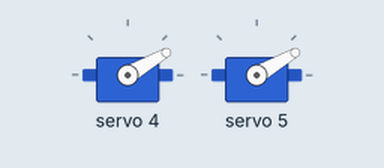
This program was run on a simulated ESP32. Shown: 2 × servo.

Above: at 0.05 s.
At 0.4 s:
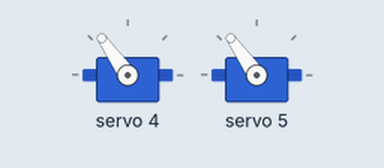
At 0.8 s:
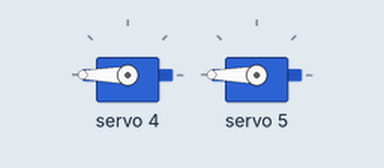
At 1.55 s:
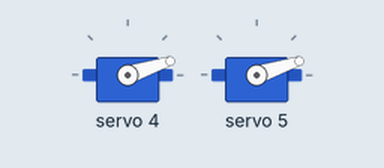
Timing chart, 0 to 3.6 s (numbered marks = the images above):
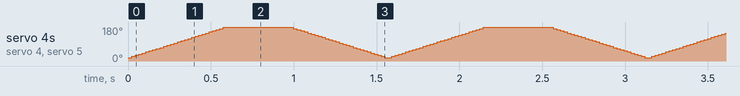

The program:

main.cpp
```cpp
#include <Wire.h>
#include "flight_controller.hpp"

flight_controller::PWMDriver pwm;
flight_controller::Servo aileron_left(flight_controller::Channel(4), &pwm);
flight_controller::Servo aileron_right(flight_controller::Channel(5), &pwm);

void setup() {
    Wire.begin();
    pwm.begin();
    pwm.setPWMFreq(PWM_FREQUENCY);

    aileron_left.setAngle(flight_controller::Angle(90));
    aileron_right.setAngle(flight_controller::Angle(90));
}

void loop() {
    for (int angle = 0; angle <= 180; angle += 5) {
        aileron_left.setAngle(flight_controller::Angle(angle));
        aileron_right.setAngle(flight_controller::Angle(angle));
        delay(20);
    }
    for (int angle = 180; angle >= 0; angle -= 5) {
        aileron_left.setAngle(flight_controller::Angle(angle));
        aileron_right.setAngle(flight_controller::Angle(angle));
        delay(20);
    }
}
```

flight_controller.cpp
```cpp
#include <Arduino.h>
#include <Wire.h>
#include <Adafruit_PWMServoDriver.h>
#include "flight_controller.hpp"

#define SERVOMIN  150
#define SERVOMAX  600

namespace flight_controller {
    PWMDriver::PWMDriver() : pwm(Adafruit_PWMServoDriver()) {}

    void PWMDriver::begin() {
        pwm.begin();
    }

    void PWMDriver::setPWMFreq(float freq) {
        pwm.setPWMFreq(freq);
    }

    void PWMDriver::setPWM(uint8_t channel, uint16_t on, uint16_t off) {
        pwm.setPWM(channel, on, off);
    }
    Servo::Servo(Channel ch, PWMDriver* driver, Angle min_angle, Angle max_angle)
        : channel(ch), pwm(driver), MIN_ANGLE(min_angle), MAX_ANGLE(max_angle), current_angle(min_angle) {}

    void Servo::setAngle(Angle angle) {
        short deg = angle.getDegree();

        if (deg < MIN_ANGLE.getDegree())
            deg = MIN_ANGLE.getDegree();
        if (deg > MAX_ANGLE.getDegree())
            deg = MAX_ANGLE.getDegree();

        current_angle = Angle(deg);

        uint16_t pulse = map(deg, 0, 180, SERVOMIN, SERVOMAX);
        pwm->setPWM(channel.getId(), 0, pulse);
    }

}
```

flight_controller.hpp
```cpp
#include <Arduino.h>
#include <Wire.h>
#include <Adafruit_PWMServoDriver.h>
#define PWM_FREQUENCY 50

namespace flight_controller {
    class Channel {
    private:
        uint8_t id;
    public:
        explicit Channel(uint8_t channel_id) : id(channel_id) {}
        uint8_t getId() const { return id; }
    };

    class Angle {
        private:
            short degree;
        public:
            explicit Angle(short deg) : degree(deg) {}

            short getDegree() const { return degree; }

            bool operator<(const Angle& other) const { return degree < other.degree; }
            bool operator>(const Angle& other) const { return degree > other.degree; }
    };

    class PWMDriver {
        private:
            Adafruit_PWMServoDriver pwm;
        public:
            PWMDriver();
            void begin();
            void setPWMFreq(float freq);
            void setPWM(uint8_t channel, uint16_t on, uint16_t off);
    };

    class Servo {
        private:
            Channel channel;
            PWMDriver* pwm;
            Angle current_angle;
            Angle MAX_ANGLE;
            Angle MIN_ANGLE;
        public:
            Servo(Channel ch, PWMDriver* driver, Angle min_angle = Angle(0), Angle max_angle = Angle(180));

            void setAngle(Angle angle);
            Angle getAngle() const { return current_angle; }
            bool operator<(const Servo& other) const { return current_angle < other.current_angle; }
            bool operator>(const Servo& other) const { return current_angle > other.current_angle; }
    };

}
```
